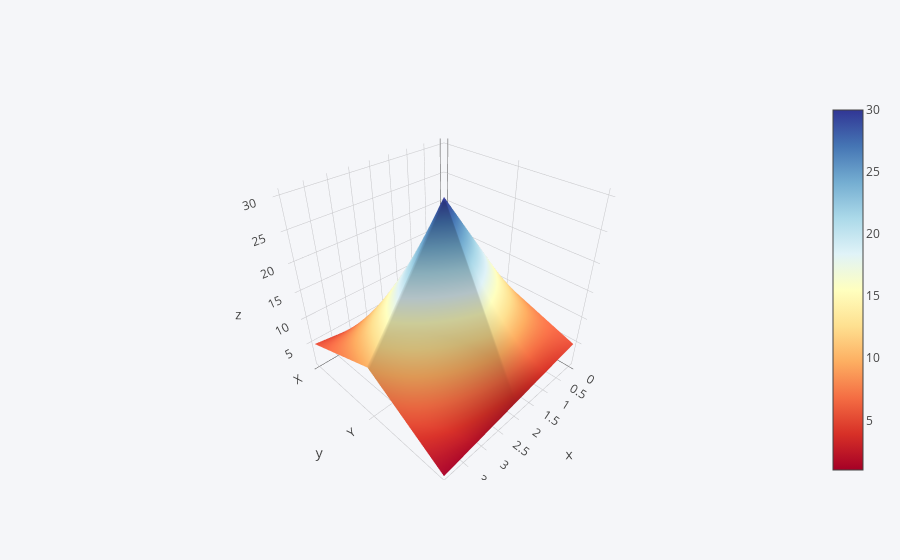

Notebook cell for this chart:
### Code cell
df4.iplot(kind='surface',colorscale='rdylbu')

### Figure 1 — Plotly figure (JSON) as saved in the notebook; plotly's stock layout.template omitted (floating-point values rounded to 4 significant figures)
{"data": [{"colorscale": [[0, "rgb(165,0,38)"], [0.1, "rgb(215,48,39)"], [0.2, "rgb(244,109,67)"], [0.3, "rgb(253,174,97)"], [0.4, "rgb(254,224,144)"], [0.5, "rgb(255,255,191)"], [0.6, "rgb(224,243,248)"], [0.7, "rgb(171,217,233)"], [0.8, "rgb(116,173,209)"], [0.9, "rgb(69,117,180)"], [1, "rgb(49,54,149)"]], "type": "surface", "uid": "db065349-794e-48f0-870a-34b7f22648f1", "x": [0, 1, 2, 3, 4], "y": ["X", "Y", "Z"], "z": [[1, 2, 3, 4, 5], [10, 20, 30, 20, 10], [5, 4, 3, 2, 1]]}], "layout": {"legend": {"bgcolor": "#F5F6F9", "font": {"color": "#4D5663"}}, "paper_bgcolor": "#F5F6F9", "plot_bgcolor": "#F5F6F9", "title": {"font": {"color": "#4D5663"}}, "xaxis": {"gridcolor": "#E1E5ED", "showgrid": true, "tickfont": {"color": "#4D5663"}, "title": {"font": {"color": "#4D5663"}, "text": ""}, "zerolinecolor": "#E1E5ED"}, "yaxis": {"gridcolor": "#E1E5ED", "showgrid": true, "tickfont": {"color": "#4D5663"}, "title": {"font": {"color": "#4D5663"}, "text": ""}, "zerolinecolor": "#E1E5ED"}}}
